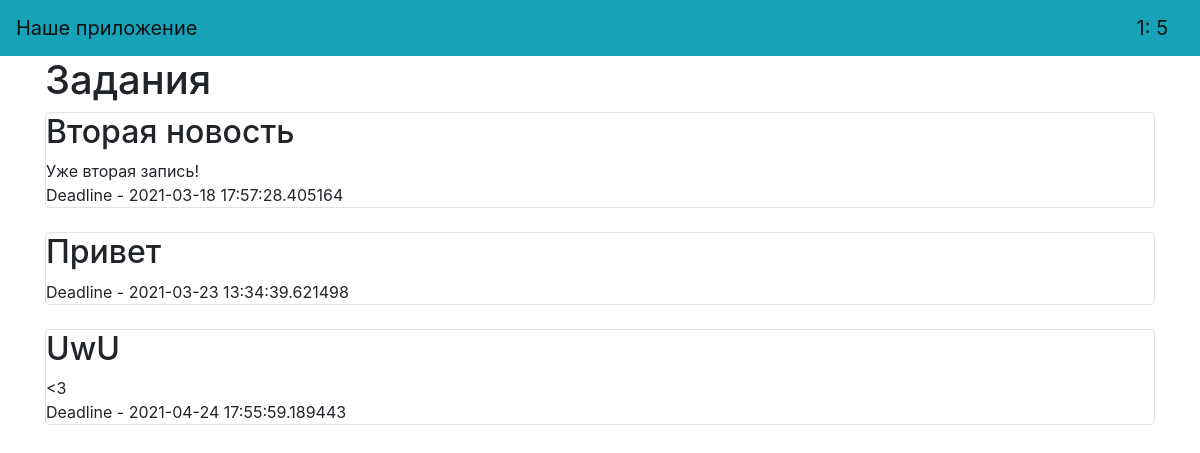
/hub/1 (signed in), run on the app's committed database.
### data/users.py (models this page shows, shortened)
class User(SqlAlchemyBase, UserMixin):
    __tablename__ = 'users'
    id = sqlalchemy.Column(sqlalchemy.Integer,
                           primary_key=True, autoincrement=True)
    name = sqlalchemy.Column(sqlalchemy.String, nullable=True)
    about = sqlalchemy.Column(sqlalchemy.String, nullable=True)
    email = sqlalchemy.Column(sqlalchemy.String,
                              index=True, unique=True, nullable=True)
    hashed_password = sqlalchemy.Column(sqlalchemy.String, nullable=True)
    created_date = sqlalchemy.Column(sqlalchemy.DateTime,
                                     default=datetime.datetime.now)
    tg = sqlalchemy.Column(sqlalchemy.String, nullable=True)
    news = orm.relation("News", back_populates='user')
    hubs = sqlalchemy.Column(sqlalchemy.String, default="[]")

### data/news.py (models this page shows)
class News(SqlAlchemyBase):
    __tablename__ = 'news'
    id = sqlalchemy.Column(sqlalchemy.Integer,
                           primary_key=True, autoincrement=True)
    title = sqlalchemy.Column(sqlalchemy.String, nullable=True)
    content = sqlalchemy.Column(sqlalchemy.String, nullable=True)
    created_date = sqlalchemy.Column(sqlalchemy.DateTime,
                                     default=datetime.datetime.now)
    hub_id = sqlalchemy.Column(sqlalchemy.String, nullable=True)
    is_private = sqlalchemy.Column(sqlalchemy.Boolean, default=True)
    id_user = sqlalchemy.Column(sqlalchemy.String, nullable=True)
    user_id = sqlalchemy.Column(sqlalchemy.Integer,
                                sqlalchemy.ForeignKey("users.id"))
    user = orm.relation('User')

### main.py (the view)
@app.route('/hub/<int:id>')
@login_required
def hub(id):
    db_sess = db_session.create_session()
    admin = db_sess.query(Hubs).filter_by(id=id).first().admin
    if current_user.is_authenticated and id in eval(current_user.hubs) and current_user.id != admin:
        news = db_sess.query(News).filter(
            (News.id_user == current_user.id), (News.hub_id == id))
    elif current_user.is_authenticated and id in eval(current_user.hubs) and current_user.id == admin:
        news = db_sess.query(News).filter((News.hub_id == id))
    else:
        abort(404)
    return render_template("hub.html", news=news, id_hub=id, admin_id=admin)

### data/db_session.py (called while the page is built)
def create_session() -> Session:
    global __factory
    return __factory()

### main.py (called while the page is built)
@login_manager.user_loader
def load_user(user_id):
    db_sess = db_session.create_session()
    return db_sess.query(User).get(user_id)

### templates/hub.html (shortened to what this page needs)
{% extends "base.html" %}
{% block content %}
<h1>Задания</h1>
{% for item in news%}
<div class="col-md6 border rounded">
    <h2>{{item.title}}</h2>
    <div>
        {{item.content}}
    </div>
    <div>
        Deadline - {{item.created_date}}
    </div>
</div>
<br>
{% endfor %}
{% endblock %}

### templates/base.html (shortened to what this page needs)
<!doctype html>
<html lang="en">
<head>
    <link rel="stylesheet"
          href="https://stackpath.bootstrapcdn.com/bootstrap/4.4.1/css/bootstrap.min.css"
>
</head>
<body>
<header>
    <nav class="navbar navbar-light bg-info">
        <a class="navbar-brand" href="/">Наше приложение</a>
        {% if current_user.is_authenticated %}
            <a class="navbar-brand" href="/logout">{{ current_user.name }}: {{ current_user.id }}</a>
        {% else %}
            <p>
                <a class="btn btn-warning " href="/register">Зарегистрироваться</a>
                <a class="btn btn-danger " href="/login">Войти</a>
            </p>
        {% endif %}
    </nav>
</header>
<main role="main" class="container">
    {% block content %}{% endblock %}
</main>
</body>
</html>

### data on the page
User: name "1", id "5"
News: title "Вторая новость", content "Уже вторая запись!", created_date "2021-03-18 17:57:28.405164"
News: title "Привет", created_date "2021-03-23 13:34:39.621498"
News: title "UwU", content "<3", created_date "2021-04-24 17:55:59.189443"
